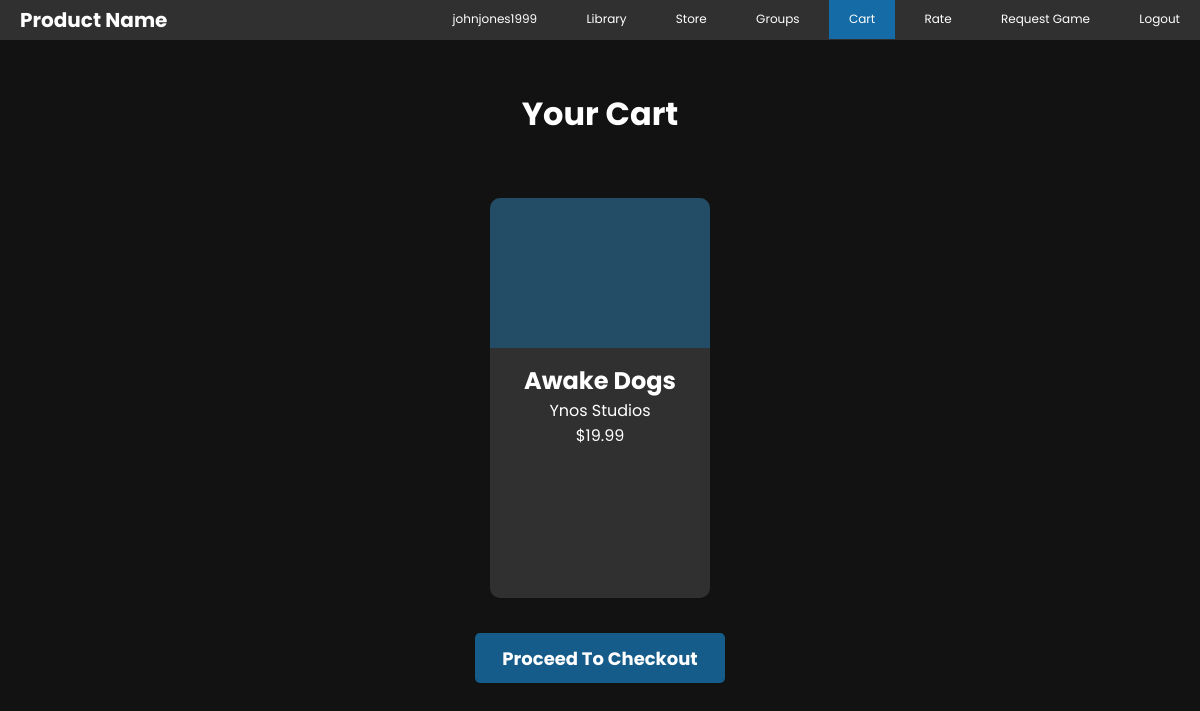
Page /cart.php (signed in) on the committed database.
### tables this page shows
CREATE TABLE `game` (
  `GameID` int NOT NULL AUTO_INCREMENT,
  `Title` varchar(64) NOT NULL,
  `AgeRating` char(1) NOT NULL,
  `ReleaseDate` date NOT NULL,
  `Price` decimal(5,2) NOT NULL,
  `Dname` varchar(64) NOT NULL,
  `Greenlit` tinyint(1) DEFAULT '0',
  PRIMARY KEY (`GameID`),
  UNIQUE KEY `Title` (`Title`),
  KEY `GAMEDEV_FK` (`Dname`),
  CONSTRAINT `GAMEDEV_FK` FOREIGN KEY (`Dname`) REFERENCES `developer` (`Dname`),
  CONSTRAINT `RATING_CHECK` CHECK (((`AgeRating` like _utf8mb4'E') or (`AgeRating` like _utf8mb4'T') or (`AgeRating` like _utf8mb4'M')))
);

### classes/DBHandler.php (called while the page is built)
<?php
class DBHandler
{
    public function connect()
    {
        try {
            $username = "root";
            $password = "root";
            $dbh = new PDO('mysql:host=localhost;dbname=gameplatform', $username, $password);
            return $dbh;
        } catch (PDOException $e) {
            print "Error!: " . $e->getMessage() . "<br/>";
            die();
        }
    }
}

### cart.php (the view, shortened to what this page needs)
<?php
include "classes/DBHandler.php";
$session_username = $_SESSION["username"];
$con = new DBHandler();
$stmt = $con->connect()->prepare("SELECT UserID FROM USER WHERE Username = ?;");
$stmt->execute(array($session_username));
$session_userID = $stmt->fetchColumn();
$stmt = $con->connect()->prepare("SELECT CartID FROM CART WHERE UserID = ?;");
$stmt->execute(array($session_userID));
$session_cartID = $stmt->fetchColumn();
$stmt = $con->connect()->prepare("SELECT GameID FROM ADDED_TO WHERE CartID = ?;");
$stmt->execute(array($session_cartID));
$games_in_cart = $stmt->fetchAll();
?>
<!DOCTYPE html>
<html lang="en">
<head>
    <link rel="stylesheet" href="styles/main.css">
    <link rel="stylesheet" href="styles/nav.css">
    <link rel="stylesheet" href="styles/list_preview.css">
</head>
<body>
    <div class="navbar">
        <nav>
            <ul>
                <?php
                if (isset($_SESSION["username"])) {
                ?>
                    <li><a href="profile.php"><?php echo $_SESSION["username"]; ?></a></li>
                    <li><a href="library.php">Library</a></li>
                    <li><a href="store.php">Store</a></li>
                    <li><a href="groups.php">Groups</a></li>
                    <li><a class="selected" href="cart.php">Cart</a></li>
                    <li><a href="rate.php">Rate</a></li>
                    <li><a href="game_release.php">Request Game</a></li>
                    <li><a href="includes/logout.inc.php">Logout</a></li>
                <?php
                }
                ?>
            </ul>
        </nav>
        <h1>Product Name</h1>
    </div>
    <h1 id="heading">Your Cart</h1>
    <section class="container">
        <?php
        $stmt = $con->connect()->prepare("SELECT * FROM GAME WHERE GameID = ?;");
        for ($i = 0; $i < count($games_in_cart); $i++) {
            $stmt->execute(array($games_in_cart[$i][0]));
            $row = $stmt->fetch();
        ?>
            <div class="st_game">
                <div class="game_image"></div>
                <?php
                echo "<h2>";
                echo $row["Title"];
                echo "</h2>";
                echo "<p>";
                echo $row["Dname"];
                echo "</p>";
                echo "<p>";
                echo  "$" . $row["Price"];
                echo "</p>";
                ?>
            </div>
        <?php
        }
        ?>
    </section>
    <form action="checkout.php" method="post">
        <input id="checkout" type="submit" value="Proceed To Checkout">
    </form>
</body>
</html>

### styles/main.css (style rules this page uses)
* { margin: 0; padding: 0; box-sizing: border-box; font-family: "Poppins", sans-serif; }
body { margin: 0; padding: 0; background: rgba(0, 0, 0, 0.93); height: 100vh; }
input[type="submit"] { width: 100%; height: 50px; background: #156ba5; font-size: 18px; color: #e9f4fb; font-weight: 700; cursor: pointer; border: none; margin-bottom: 30px; }

### styles/nav.css (style rules this page uses)
.navbar { background-color: #303030; }
.navbar h1 { font-size: 20px; color: white; position:absolute; top:5px; padding-left: 20px; }
nav { flex: 1; flex-wrap: wrap; text-align: right; padding-bottom: 10px; padding-top: -10px; }
nav ul li { display: inline-block; margin-left: 5px; margin-top: 5px; }
nav ul li a { color: white; font-size: 12px; padding: 12px 20px; transition: red 0.5s; text-decoration:none ; }
.selected { background: #156ba5; }

### styles/list_preview.css (style rules this page uses)
.container { display: flex; justify-content: center; flex-wrap: wrap; }
#heading { color: white; margin: 50px ; text-align: center; }
.st_game { background: #303030; width: 220px; height: 400px; margin: 10px; border-radius: 10px; transition: 0.5s; }
.game_image { background: #156ba577; height: 150px; margin-bottom: 15px; border-top-left-radius: 10px; border-top-right-radius: 10px; }
.st_game h2, .st_game p { color: white; text-align: center; }
#checkout { width: 250px; text-decoration: none; color: white; background: #155c8b; padding: 5px 15px; border-radius: 5px; display: block; margin-top: 25px; margin-left: auto; margin-right: auto; }

### rows in the picture
game: Title "Awake Dogs", Dname "Ynos Studios", Price "19.99"

### other values in the picture
$_SESSION["username"] "johnjones1999"
